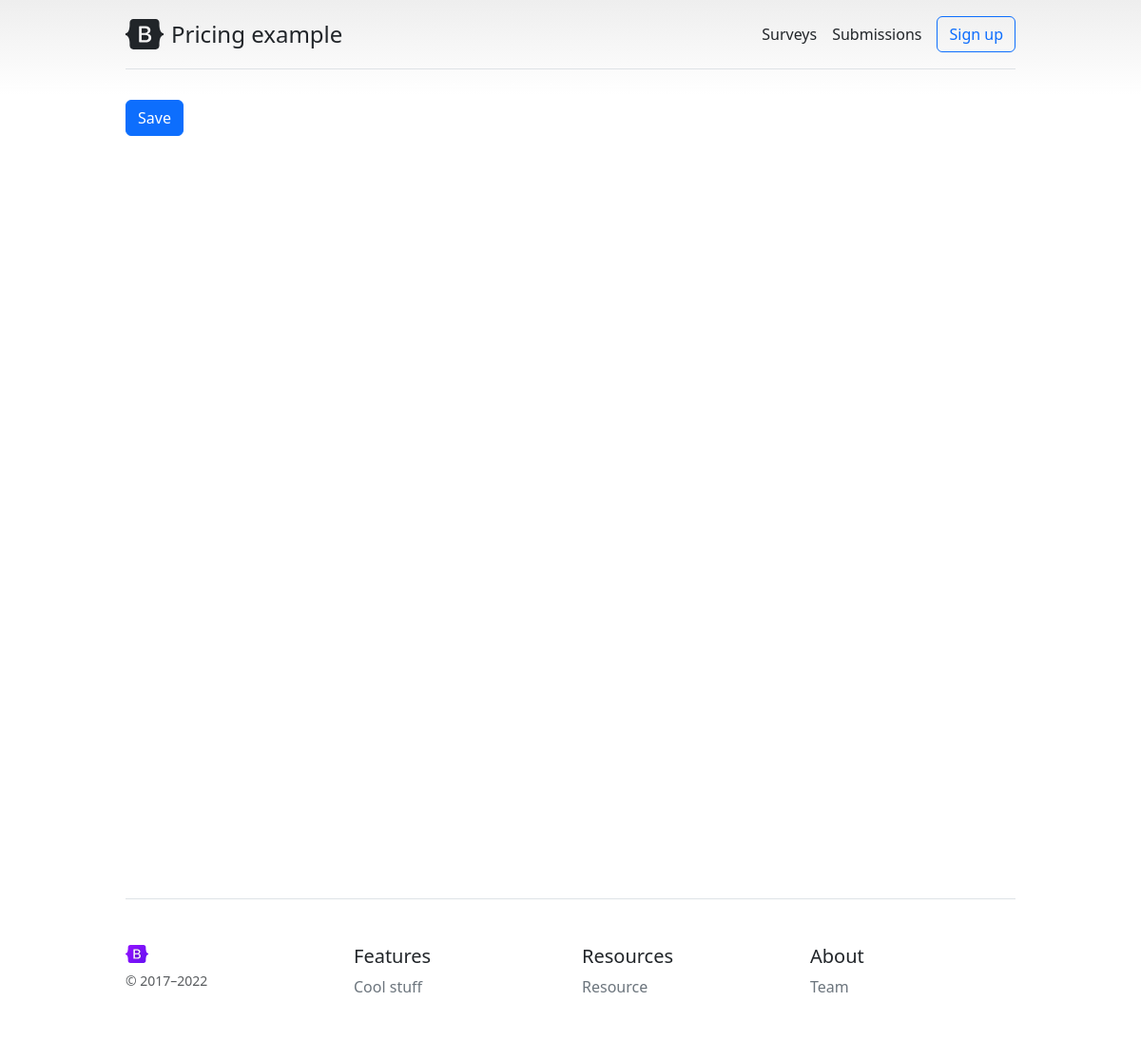
/submission/create/18/, run on an earlier commit of the app's database.
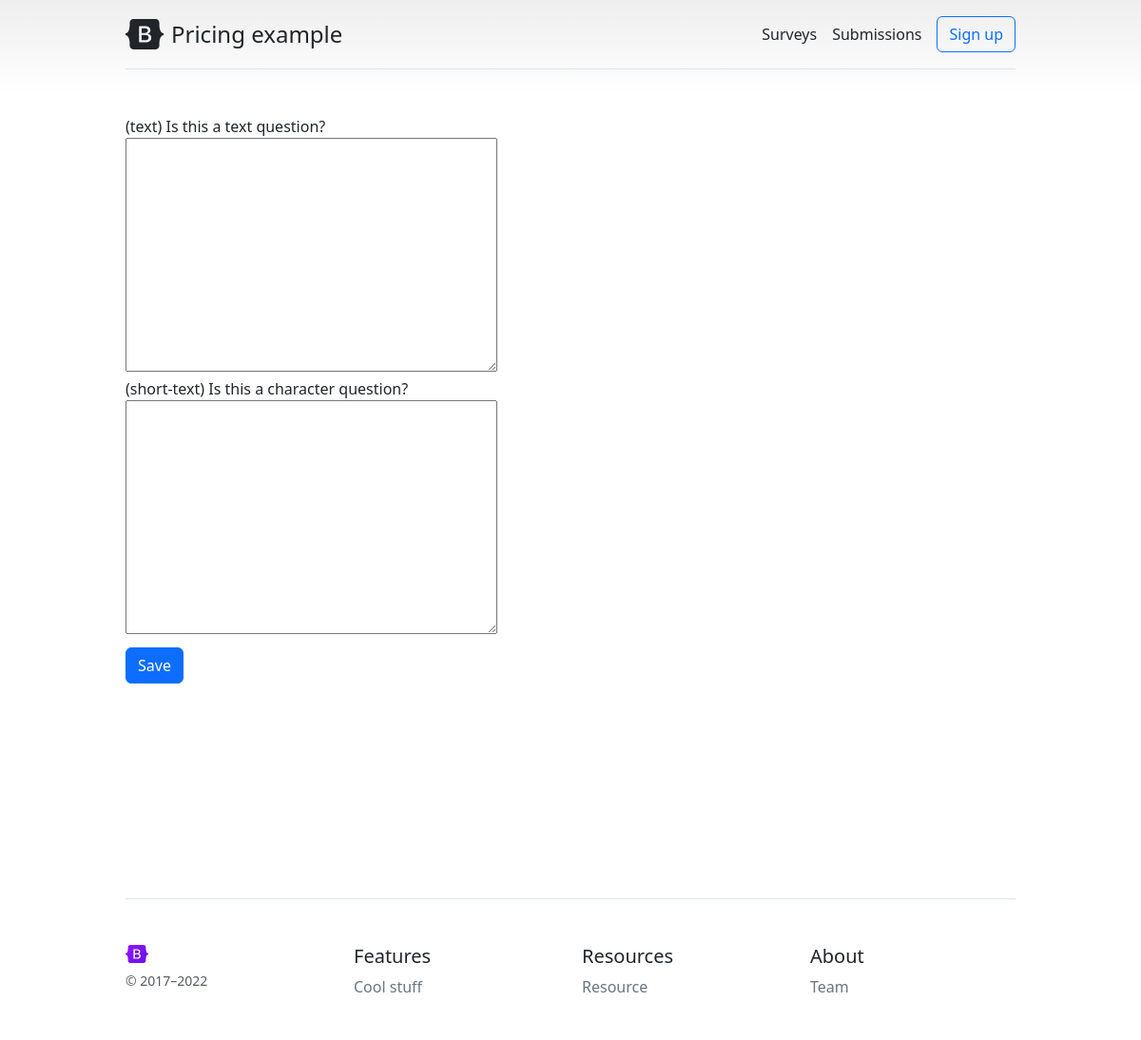
And on a later commit of the database.
### core/models.py (models this page shows, shortened)
class Question(models.Model):
    TEXT = "text"
    SHORT_TEXT = "short-text"
    QUESTION_TYPES = (
        (TEXT, "text (multiple line)"),
        (SHORT_TEXT, "short text (one line)"),
    )
    survey = models.ForeignKey(Survey, on_delete=models.CASCADE, null=True,  editable=True)
    type = models.CharField(max_length=255, choices=QUESTION_TYPES, default='TextField')
    text = models.TextField(max_length=2550)

### core/views.py (the view, shortened to what this page needs)
# urls.py: path('submission/create/<int:surv_id>/', views.submission_create, name='submission_create'),
def submission_create(request, surv_id):
    questions = models.Question.objects.filter(survey_id=surv_id)
    SubmissionFormSet = modelformset_factory(models.Submission, form=forms.SubmissionForm, extra=questions.count())
    initial_values = [{'question': id} for id in questions.values_list('pk', flat=True)]
    formset = SubmissionFormSet(queryset=models.Submission.objects.none(), initial=initial_values)
    question_pk = questions.values_list('pk', flat=True)
    question_text = questions.values_list('text', flat=True)
    question_type = questions.values_list('type', flat=True)
    hash = uuid.uuid4().hex
    context = {
        'question_text': question_text,
        'question_type': question_type,
        'formset': formset,
    }
    return render(request, 'core/submission_create.html', context)

### core/templatetags/index.py (called while the page is built)
@register.filter
def index(indexable, i):
    return indexable[i]

### core/templates/core/submission_create.html (shortened to what this page needs)
{% extends 'core/base.html' %}
{% load index %}
{% block content %}
<form method="post">
    <div class="form-group">
    {% for form in formset %}
    <br>
    ({{ question_type|index:forloop.counter0 }}) {{ question_text|index:forloop.counter0 }}<br>
        {% for field in form %}
            {{ field }}
        {% endfor %}
    {% endfor %}
    </div>
    <button type="submit" class="btn btn-primary mt-2">Save</button>
</form>
{% endblock content %}

What changed in the data, as far as the page shows it:
added Question: type "text", text "Is this a text question?"
added Question: type "short-text", text "Is this a character question?"
